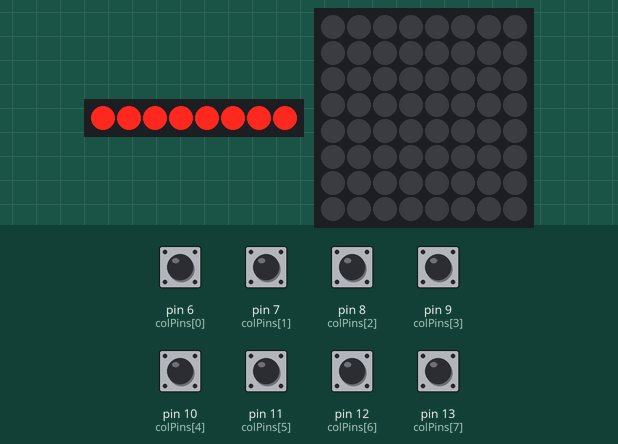
This sketch was run on a simulated Arduino Uno, built with avr-gcc and run on an emulated ATmega328P. Shown: 8 shift-register outputs drawn as a row of LEDs (first output left, lit = HIGH), 8×8 RGB LED matrix (first LED top left, wired row by row). Wiring (inferred from the names in the program): shift register (74HC595): data pin 2; shift clock pin 3; latch pin 4. Wiring (inferred from the signals the program sends): row of LEDs: on Q0, Q1, Q2, Q3, Q4, Q5, Q6, Q7. The inputs (shaded band) are chosen by the test bench; at power-on: pin 6 (colPins[0]), pin 7 (colPins[1]), pin 8 (colPins[2]), pin 9 (colPins[3]), pin 10 (colPins[4]), pin 11 (colPins[5]), pin 12 (colPins[6]), pin 13 (colPins[7]) HIGH. Dim RGB values are drawn brighter than linear.

Above: at 1.2 s.
1.3 s: pin 6 (colPins[0]) pulled LOW for 0.15 s
At 1.39 s:
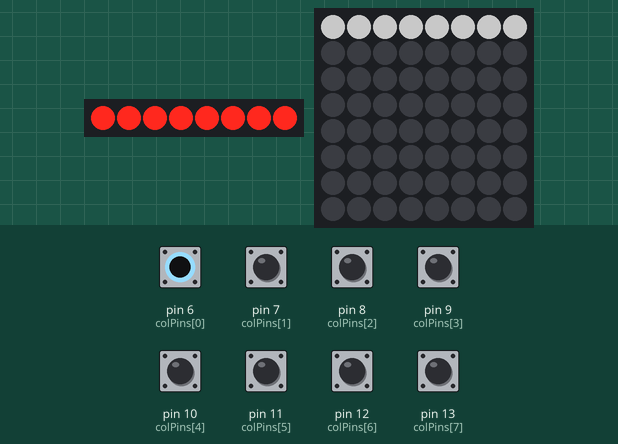
2.9 s: pin 7 (colPins[1]) pulled LOW for 0.15 s
At 2.99 s:
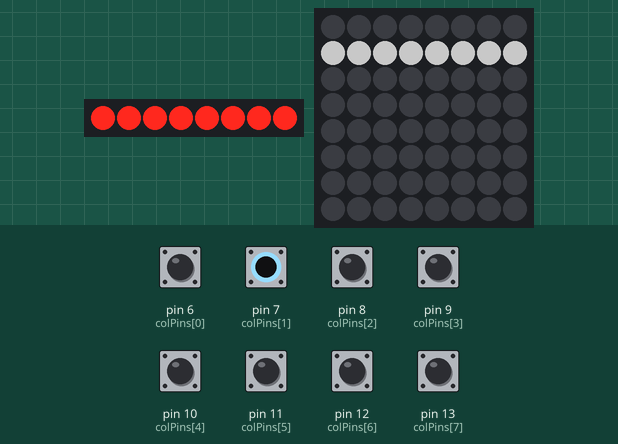
4.5 s: pin 8 (colPins[2]) pulled LOW for 0.15 s
At 4.59 s:
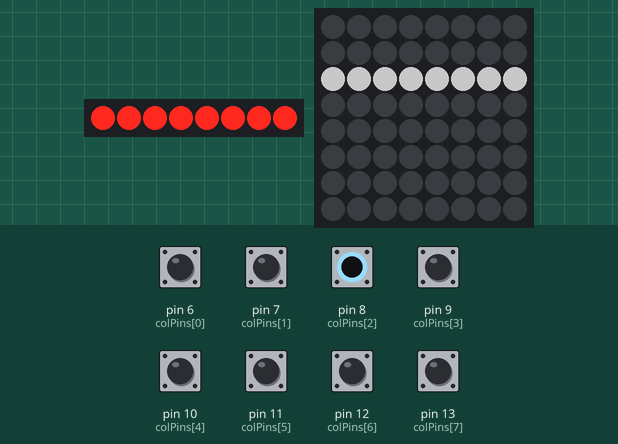
6.1 s: pin 9 (colPins[3]) pulled LOW for 0.15 s
At 6.19 s:
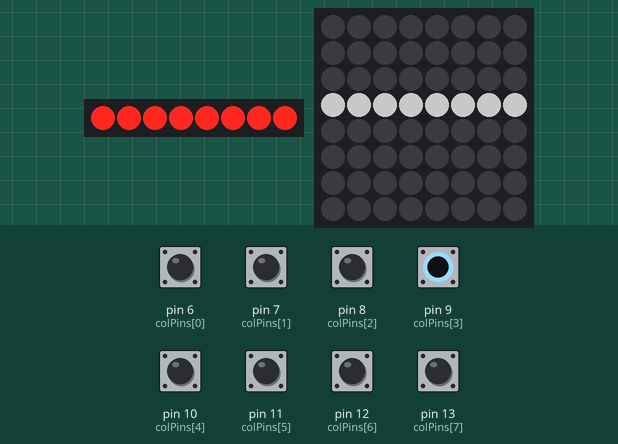
7.7 s: pin 10 (colPins[4]) pulled LOW for 0.15 s
At 7.79 s:
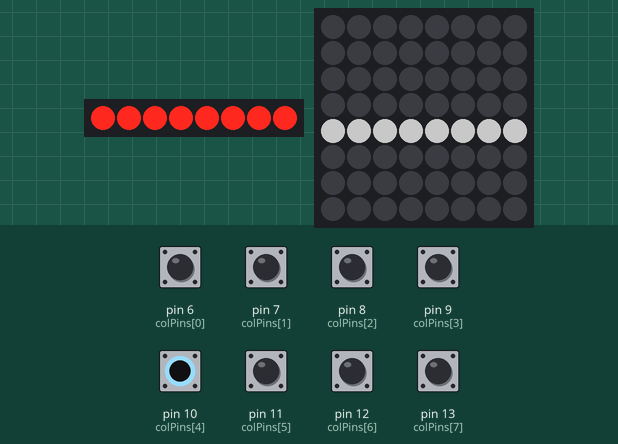
9.3 s: pin 11 (colPins[5]) pulled LOW for 0.15 s
At 9.39 s:
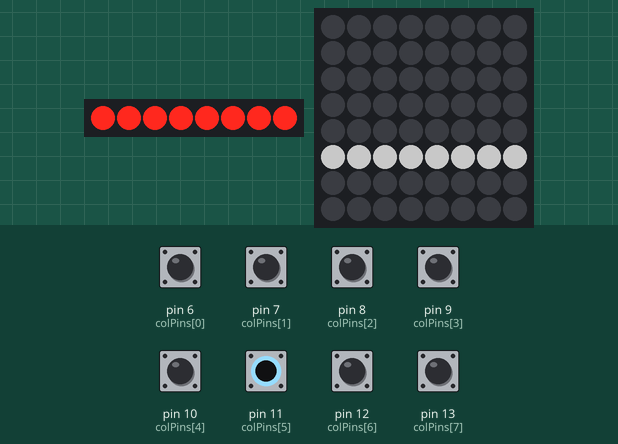
Timing chart, 0 to 11.9 s (numbered marks = the images above; inputs shaded):
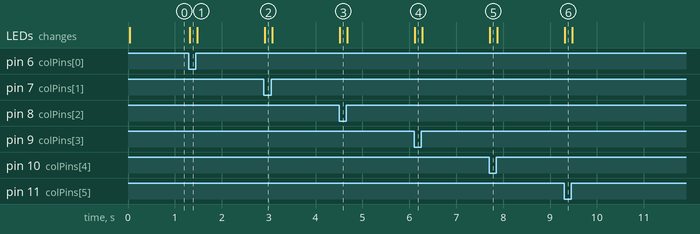

Measured:
- after the input at 1.3 s, the LEDs: change at once (image 1)
- after the input at 2.9 s, the LEDs: change at once (image 2)
- after the input at 4.5 s, the LEDs: change at once (image 3)
- after the input at 6.1 s, the LEDs: change at once (image 4)
- after the input at 7.7 s, the LEDs: change at once (image 5)
- after the input at 9.3 s, the LEDs: change at once (image 6)

The sketch:

sensor_test_rev2.ino
```cpp
#include <Adafruit_NeoPixel.h>

// ---------------------------
// NeoPixel Setup
// ---------------------------
#define LED_PIN     17     // Pin for NeoPixels
#define NUM_ROWS    8
#define NUM_COLS    8
#define LED_COUNT   (NUM_ROWS * NUM_COLS)
#define BRIGHTNESS  100

Adafruit_NeoPixel strip(LED_COUNT, LED_PIN, NEO_GRB + NEO_KHZ800);

// ---------------------------
// Shift Register (74HC594) Pins
// ---------------------------
#define SER_PIN     2   // Serial data input  (74HC594 pin 14)
#define SRCLK_PIN   3   // Shift register clock (pin 11)
#define RCLK_PIN    4   // Latch clock (pin 12)
// Pin 13 (OE) on 74HC594 must be tied HIGH (active-high).
// Pin 10 (SRCLR) on 74HC594 must be tied HIGH if not used for clearing.

// ---------------------------
// Column Input Pins (D6..D13)
// ---------------------------
int colPins[NUM_COLS] = {6, 7, 8, 9, 10, 11, 12, 13};

// ---------------------------
// Row Patterns (LSB-first)
// ---------------------------
byte rowPatterns[8] = {
  0x01, // Row 0
  0x02, // Row 1
  0x04, // Row 2
  0x08, // Row 3
  0x10, // Row 4
  0x20, // Row 5
  0x40, // Row 6
  0x80  // Row 7
};

// ---------------------------
// Button State Tracking
// ---------------------------
bool buttonState[NUM_ROWS][NUM_COLS] = {0};
bool prevButtonState[NUM_ROWS][NUM_COLS] = {0};
bool matrixChanged = false;

// ---------------------------------------------------------------------
// SETUP
// ---------------------------------------------------------------------
void setup() {
  Serial.begin(9600);

  // NeoPixel init
  strip.begin();
  strip.show(); // Initialize all pixels to 'off'
  strip.setBrightness(BRIGHTNESS);

  // Shift register control pins
  pinMode(SER_PIN,   OUTPUT);
  pinMode(SRCLK_PIN, OUTPUT);
  pinMode(RCLK_PIN,  OUTPUT);

  // Column pins as inputs
  for (int c = 0; c < NUM_COLS; c++) {
    pinMode(colPins[c], INPUT_PULLUP);
  }

  // Initialize shift register to all LOW (no line active)
  loadShiftRegister(0x00);

  // Initialize the LED matrix once
  updateLEDs();
}

// ---------------------------------------------------------------------
// LOOP
// ---------------------------------------------------------------------
void loop() {
  matrixChanged = false;

  // Scan each row
  for (int row = 0; row < NUM_ROWS; row++) {
    // Enable this row via the shift register
    loadShiftRegister(rowPatterns[row]);

    // Small delay to let signals settle
    delayMicroseconds(500);

    // Read all columns
    for (int col = 0; col < NUM_COLS; col++) {
      int sensorVal = digitalRead(colPins[col]);

      // Update button state
      buttonState[row][col] = (sensorVal == LOW);

      // Check if state changed
      if (buttonState[row][col] != prevButtonState[row][col]) {
        matrixChanged = true;
        prevButtonState[row][col] = buttonState[row][col];
      }
    }
  }

  // Turn off the row lines
  loadShiftRegister(0x00);

  // Only update LEDs if there was a change
  if (matrixChanged) {
    updateLEDs();
  }

  // Small pause
  delay(20);
}

// ---------------------------------------------------------------------
// Update LED Display
// ---------------------------------------------------------------------
void updateLEDs() {
  // Clear all LEDs
  for(int i = 0; i < LED_COUNT; i++) {
    strip.setPixelColor(i, 0); // Off
  }

  // Set LEDs based on button states
  for (int row = 0; row < NUM_ROWS; row++) {
    for (int col = 0; col < NUM_COLS; col++) {
      if (buttonState[row][col]) {
        // Map row, col to the correct NeoPixel index
        int pixelIndex = col * NUM_COLS + (7-row);
        strip.setPixelColor(pixelIndex, strip.Color(255, 255, 255));
      }
    }
  }

  // Update NeoPixels
  strip.show();
}

// ---------------------------------------------------------------------
// SHIFT OUT  (LSB-first to match rowPatterns[])
// ---------------------------------------------------------------------
void loadShiftRegister(byte data) {
  digitalWrite(RCLK_PIN, LOW);

  for (int i = 0; i < 8; i++) {
    bool bitVal = (data & (1 << i)) != 0;
    digitalWrite(SER_PIN, bitVal ? HIGH : LOW);

    digitalWrite(SRCLK_PIN, HIGH);
    delayMicroseconds(10);
    digitalWrite(SRCLK_PIN, LOW);
    delayMicroseconds(10);
  }

  digitalWrite(RCLK_PIN, HIGH);
  delayMicroseconds(10);
  digitalWrite(RCLK_PIN, LOW);
}
```
